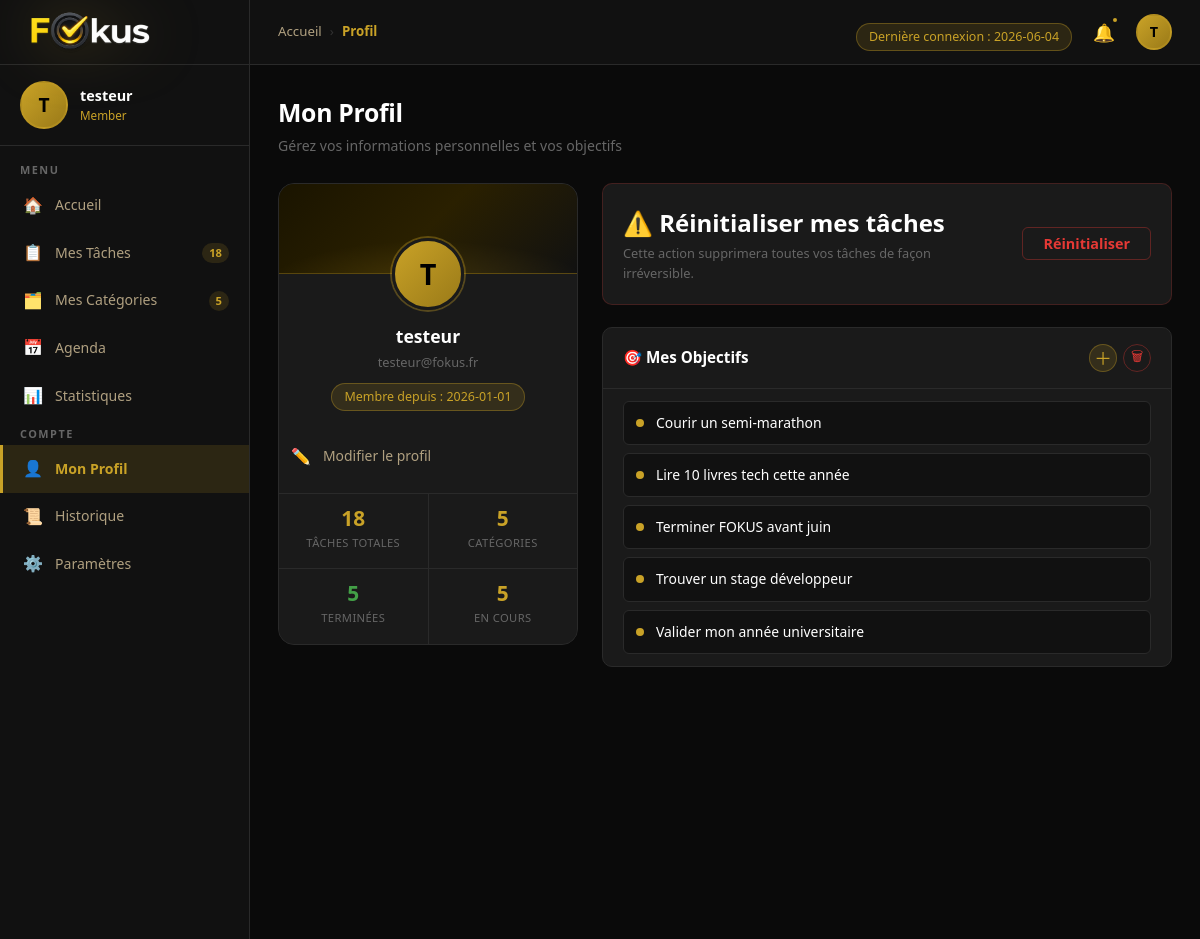
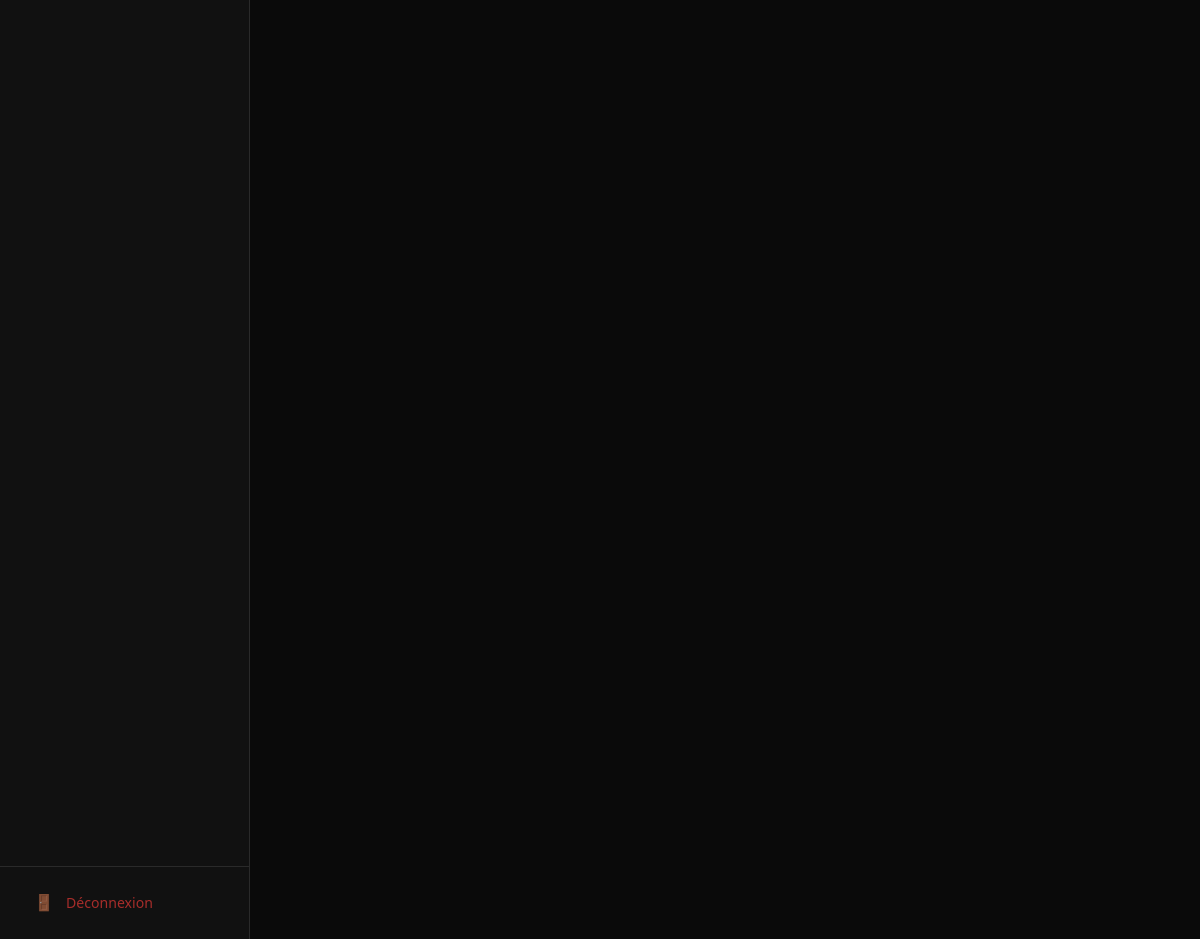
The page /html/profil.php (signed in) on the database its author committed (2 pictures, top to bottom).
### tables this page shows
CREATE TABLE PERSONNE (
    NOM_P           VARCHAR(20) PRIMARY KEY,
    PASSEWORD       VARCHAR(72),
    MAIL            VARCHAR(50),
    LAST_CONNEXION  DATE,
    SIGNIN_DATE     DATE,
    ROLE_P          VARCHAR(10),
    QUESTION        INT,
    REPONSE         VARCHAR(30),
    NB_TACHES       INT DEFAULT 5
);

CREATE TABLE OBJECTIF (
    TITRE_O         VARCHAR(200) PRIMARY KEY,
    UTILISATEUR_O   VARCHAR(20),

    FOREIGN KEY (UTILISATEUR_O)
        REFERENCES PERSONNE(NOM_P)
        ON DELETE CASCADE
        ON UPDATE CASCADE
);

### php/session/data_user.php (called while the page is built, shortened)
<?php
require_once __DIR__ . '/../security.php';
$username = exiger_utilisateur_connecte();
$connexion = getConnexion();
try {
    $req = $connexion->prepare("SELECT * FROM PERSONNE WHERE NOM_P = :nom");
    $req->execute([':nom' => $username]);
    $array = $req->fetch();
    $mail               = $array['MAIL'];
    $signin_date        = $array['SIGNIN_DATE'];
    $last_cnx           = $array['LAST_CONNEXION'];
    $role_p             = $array['ROLE_P'];
    $first_letter       = strtoupper($username[0]);
    $req = $connexion->prepare("SELECT PHOTO FROM PHOTO_PROFIL WHERE UTILISATEUR = :nom");
    $req->execute([':nom' => $username]);
    $row = $req->fetch();
    $photo_profil = ($row && is_string($row['PHOTO'])) ? $row['PHOTO'] : null;
    $req = $connexion->prepare("SELECT COUNT(*) FROM CATEGORIE WHERE UTILISATEUR_C = :nom");
    $req->execute([':nom' => $username]);
    $nb_categories = $req->fetchColumn();
} catch (PDOException $e) {
    gerer_erreur_pdo($e, 'data_user');
}
?>

### php/security.php (called while the page is built, shortened)
<?php
function exiger_utilisateur_connecte(): string
{
    $user = $_SESSION['user'] ?? '';
    $connexion = getConnexion();
    $stmt = $connexion->prepare("SELECT 1 FROM PERSONNE WHERE NOM_P = :user");
    $stmt->execute([':user' => $user]);
    return $user;
}
?>

### php/session/statistiques.php (called while the page is built, shortened)
<?php
require_once  __DIR__ . '/../security.php';
$username = exiger_utilisateur_connecte();
$connexion = getConnexion();
try {
    $req = $connexion->prepare(
        "SELECT
            COUNT(*) as total,
            SUM(STATUT = 'termine')  as termine,
            SUM(STATUT = 'en_cours') as en_cours,
            SUM(STATUT = 'a_faire')  as a_faire,
            SUM(CATEGORIE_T IS NULL) as sans_cat,
            SUM(CATEGORIE_T IS NOT NULL) as avec_cat
         FROM TACHES WHERE UTILISATEUR_T = :nom"
    );
    $req->execute([':nom' => $username]);
    $stats = $req->fetch();
    $nb_taches          = (int)$stats['total'];
    $nb_taches_termines = (int)$stats['termine'];
    $nb_taches_en_cours = (int)$stats['en_cours'];
    $req = $connexion->prepare(
        "SELECT TITRE_O FROM OBJECTIF WHERE UTILISATEUR_O = :nom"
    );
    $req->execute([':nom' => $username]);
    $objectifs = $req->fetchAll();
} catch (PDOException $e) {
    gerer_erreur_pdo($e, 'statistiques');
}
?>

### html/profil.php (the view, shortened to what this page needs)
<?php require_once  __DIR__ . '/../php/session/data_user.php'; ?>
<?php require_once  __DIR__ . '/../php/session/statistiques.php'; ?>
<!doctype html>
<html lang="fr">
  <head>
    <link rel="stylesheet" href="../css/global.css" />
    <link rel="stylesheet" href="../css/profil.css" />
  </head>
  <body>
    <div class="app-layout">
      <aside class="app-sidebar" id="sidebar">
        <a href="dashboard.php" class="sidebar-logo">
          <img src="../image/marque.png" alt="Fokus" class="header-image" />
        </a>
        <a href="profil.php">
          <div class="sidebar-user">
            <div class="avatar">
              <?php if ($photo_profil): ?>
              <img src="<?= htmlspecialchars($photo_profil) ?>"
                  alt="Photo de profil"
                  class="avatar-img" />
            <?php else: ?>
              <div><?= htmlspecialchars($first_letter) ?></div>
            <?php endif; ?>
            </div>
            <div class="user-info">
              <div class="user-name"><?= $username ?></div>
              <div class="user-role"><?= $role_p ?></div>
            </div>
          </div>
        </a>
        <nav class="sidebar-nav">
          <span class="nav-section-label">Menu</span>
          <a href="dashboard.php" class="nav-item">
            <span class="nav-icon">🏠</span> Accueil
          </a>
          <a href="mes-taches.php" class="nav-item">
            <span class="nav-icon">📋</span> Mes Tâches
            <span class="nav-count"><?= $nb_taches ?></span>
          </a>
          <a href="mes-categories.php" class="nav-item">
            <span class="nav-icon">🗂️</span> Mes Catégories
            <span class="nav-count"><?= $nb_categories ?></span>
          </a>
          <a href="agenda.php" class="nav-item">
            <span class="nav-icon">📅</span> Agenda
          </a>
          <a href="statistiques.php" class="nav-item">
            <span class="nav-icon">📊</span> Statistiques
          </a>
          <span class="nav-section-label">Compte</span>
          <a href="profil.php" class="nav-item">
            <span class="nav-icon">👤</span> Mon Profil
          </a>
           <a href="historique.php" class="nav-item">
            <span class="nav-icon">📜</span> Historique
          </a>
          <a href="parametres.php" class="nav-item">
            <span class="nav-icon">⚙️</span> Paramètres
          </a>
        </nav>
        <div class="sidebar-footer">
          <a href="../php/login/logout.php" class="nav-item">
            <span class="nav-icon">🚪</span> Déconnexion
          </a>
        </div>
     </aside>
     <?php
$page_courante = basename($_SERVER['PHP_SELF'], '.php');
$breadcrumbs = [
  'dashboard'      => ['Accueil'],
  'mes-taches'     => ['Accueil', 'Mes tâches'],
  'mes-categories' => ['Accueil', 'Mes catégories'],
  'agenda'         => ['Accueil', 'Agenda'],
  'statistiques'   => ['Accueil', 'Statistiques'],
  'profil'         => ['Accueil', 'Profil'],
  'parametres'     => ['Accueil', 'Paramètres'],
  'terms'          => ['Accueil', 'Conditions d\'utilisation'],
];
$chemin = $breadcrumbs[$page_courante] ?? ['Accueil', ucfirst($page_courante)];
?>
<header class="app-header">
  <nav class="breadcrumb">
    <?php foreach ($chemin as $i => $label): ?>
      <?php if ($i < count($chemin) - 1): ?>
        <a href="dashboard.php"><?= htmlspecialchars($label) ?></a>
        <span class="sep">›</span>
      <?php else: ?>
        <span class="current"><?= htmlspecialchars($label) ?></span>
      <?php endif; ?>
    <?php endforeach; ?>
  </nav>
  <div class="header-right">
    <div class="update-since">Dernière connexion : <?= $last_cnx ?></div>
    <button
      type="button"
      class="notif-btn"
      id="notif-btn"
      aria-label="Notifications"
      onclick="openModal('modal-notification')"
    >
      🔔
      <span class="notif-badge" aria-hidden="true"></span>
    </button>
    <a href="profil.php">
      <div class="avatar" style="width: 36px; height: 36px; font-size: 0.9rem">
      <?php if ($photo_profil): ?>
      <img src="<?= htmlspecialchars($photo_profil) ?>"
          alt="Photo de profil"
          class="avatar-img" />
    <?php else: ?>
      <div><?= htmlspecialchars($first_letter) ?></div>
    <?php endif; ?>
    </div>
    </a>
  </div>
</header>
      <main class="app-main">
        <h1 class="page-title">Mon Profil</h1>
        <p class="page-subtitle">Gérez vos informations personnelles et vos objectifs</p>
        <div class="profil-grid">
          <div>
            <div class="profil-identity">
              <div class="profil-banner"></div>
              <div class="profil-avatar-wrap">
                <div class="profil-avatar" onclick="openModal('modal-photo-profil')" style="cursor:pointer;">
                  <?php if ($photo_profil): ?>
                    <img src="<?= htmlspecialchars($photo_profil) ?>"
                        alt="Photo de profil"
                        class="avatar-img" />
                  <?php else: ?>
                    <div><?= htmlspecialchars($first_letter) ?></div>
                  <?php endif; ?>
                </div>
                <div class="profil-name"><?= htmlspecialchars($username) ?></div>
                <div class="profil-email"><?= htmlspecialchars($mail) ?></div>
                <div class="profil-since">Membre depuis : <?= htmlspecialchars($signin_date) ?></div>
              </div>
              <button class="quick-action" onclick="openModal('modal-modify-profil')">
                <span class="qa-icon">✏️</span> Modifier le profil
              </button>
              <div class="profil-mini-stats">
                <div class="mini-stat">
                  <span class="mini-stat-value"><?= $nb_taches ?></span>
                  <span class="mini-stat-label">Tâches totales</span>
                </div>
                <div class="mini-stat">
                  <span class="mini-stat-value"><?= $nb_categories ?></span>
                  <span class="mini-stat-label">Catégories</span>
                </div>
                <div class="mini-stat">
                  <span class="mini-stat-value" style="color:var(--status-done)"><?= $nb_taches_termines ?></span>
                  <span class="mini-stat-label">Terminées</span>
                </div>
                <div class="mini-stat">
                  <span class="mini-stat-value"><?= $nb_taches_en_cours ?></span>
                  <span class="mini-stat-label">En cours</span>
                </div>
              </div>
            </div>
          </div>
          <div class="profil-right">
            <div class="reinit-card">
              <div class="reinit-text">
                <h2>⚠️ Réinitialiser mes tâches</h2>
                <p>Cette action supprimera toutes vos tâches de façon irréversible.</p>
              </div>
              <button class="btn-danger" onclick="SuppressionTacheAll()">Réinitialiser</button>
            </div>
            <div class="objectifs-card">
              <div class="objectifs-header">
                <div class="objectifs-title">🎯 Mes Objectifs</div>
                <div style="display: flex; gap: 6px; align-items: center;">
                  <button class="btn-add-obj" onclick="openModal('modal-add-objectif')" title="Ajouter">＋</button>
                  <button class="btn-del-obj" onclick="SuppressionObjectifAll()" title="Supprimer tous">🗑</button>
                </div>
              </div>
              <div class="objectifs-list" id="objectifs-list">
                <?php if (empty($objectifs)): ?>
                  <div class="objectif-item">
                    <span class="obj-text" style="opacity:0.5">Aucun objectif pour l'instant.</span>
                  </div>
                <?php else: ?>
                  <?php foreach ($objectifs as $obj): ?>
                    <div class="objectif-item">
                      <span class="obj-bullet"></span>
                      <span class="obj-text"><?= htmlspecialchars($obj['TITRE_O']) ?></span>
                    </div>
                  <?php endforeach; ?>
                <?php endif; ?>
              </div>
            </div>
          </div>
        </div>
      </main>
    </div>
  </body>
</html>

### css/profil.css (style rules this page uses)
.profil-grid { display: grid; grid-template-columns: 300px 1fr; gap: 24px; align-items: start; }
.profil-identity { background: var(--bg-card); border: 1px solid var(--border); border-radius: var(--radius-lg); overflow: hidden; }
.profil-banner { height: 90px; background: linear-gradient(135deg, #1a1400 0%, #2a2000 50%, #111 100%); border-bottom: 1px solid var(--gold-border); position: relative; }
.profil-banner::after { content: ""; position: absolute; inset: 0; background: radial-gradient( ellipse 80% 80% at 50% 120%, rgba(201, 162, 39, 0.18) 0%, transparent 70% ); }
.profil-avatar-wrap { display: flex; flex-direction: column; align-items: center; padding: 0 24px 24px; margin-top: -36px; position: relative; }
.profil-avatar { width: 72px; height: 72px; border-radius: 50%; background: linear-gradient(135deg, var(--gold), var(--gold-dark)); display: flex; align-items: center; justify-content: center; font-size: 1.8rem; font-weight: 800; color: #000; border: 3px solid var(--bg-card); box-shadow: 0 0 0 2px var(--gold-border); text-transform: uppercase; position: relative; z-index: 1; overflow: hidden; }
.profil-name { font-size: 1.1rem; font-weight: 800; color: var(--text-primary); margin-top: 12px; text-align: center; }
.profil-email { font-size: 0.8rem; color: var(--text-muted); text-align: center; margin-top: 2px; }
.profil-since { font-size: 0.78rem; color: var(--gold); text-align: center; margin-top: 10px; background: var(--gold-muted); border: 1px solid var(--gold-border); padding: 3px 12px; border-radius: 20px; }
.profil-mini-stats { display: grid; grid-template-columns: 1fr 1fr; gap: 1px; background: var(--border); border-top: 1px solid var(--border); margin-top: 16px; width: 100%; }
.mini-stat { background: var(--bg-card); padding: 14px; text-align: center; }
.mini-stat-value { display: block; font-size: 1.3rem; font-weight: 800; color: var(--gold); line-height: 1; }
.mini-stat-label { font-size: 0.7rem; color: var(--text-muted); text-transform: uppercase; letter-spacing: 0.4px; margin-top: 3px; }
.quick-action { display: flex; align-items: center; gap: 12px; padding: 10px 12px; border-radius: var(--radius-sm); color: var(--text-secondary); font-size: 0.87rem; font-weight: 500; cursor: pointer; transition: var(--transition); text-decoration: none; border: none; background: none; width: 100%; text-align: left; }
.qa-icon { font-size: 1rem; width: 20px; text-align: center; }
.profil-right { display: flex; flex-direction: column; gap: 22px; }
.objectifs-card { background: var(--bg-card); border: 1px solid var(--border); border-radius: var(--radius-md); overflow: hidden; }
.objectifs-header { display: flex; align-items: center; justify-content: space-between; padding: 16px 20px; border-bottom: 1px solid var(--border); }
.objectifs-title { font-size: 0.95rem; font-weight: 700; color: var(--text-primary); display: flex; align-items: center; gap: 8px; }
.btn-add-obj { width: 28px; height: 28px; border-radius: 50%; background: var(--gold-muted); border: 1px solid var(--gold-border); color: var(--gold); font-size: 1.1rem; cursor: pointer; display: flex; align-items: center; justify-content: center; transition: var(--transition); }
.btn-del-obj { display: inline-flex; align-items: center; justify-content: center; width: 28px !important; height: 28px !important; min-width: 28px; min-height: 28px; background: transparent; color: var(--status-urgent); font-size: 0.85rem; border: 1px solid rgba(229, 57, 53, 0.35); border-radius: 50% !important; cursor: pointer; transition: var(--transition); padding: 0 !important; }
.objectifs-list { padding: 12px 20px; display: flex; flex-direction: column; gap: 8px; }
.objectif-item { display: flex; align-items: center; gap: 12px; padding: 10px 12px; background: var(--bg-secondary); border: 1px solid var(--border); border-radius: var(--radius-sm); transition: var(--transition); }
.obj-bullet { width: 8px; height: 8px; border-radius: 50%; background: var(--gold); flex-shrink: 0; }
.obj-text { flex: 1; font-size: 0.87rem; color: var(--text-primary); }
.reinit-card { background: var(--bg-card); border: 1px solid rgba(229, 57, 53, 0.2); border-radius: var(--radius-md); padding: 20px; display: flex; align-items: center; justify-content: space-between; gap: 20px; }
.reinit-text p { font-size: 0.8rem; color: var(--text-muted); }

### rows shown on the page
personne: ROLE_P "Member", LAST_CONNEXION "2026-06-04", MAIL "testeur@fokus.fr", SIGNIN_DATE "2026-01-01"
objectif: TITRE_O "Courir un semi-marathon"
objectif: TITRE_O "Lire 10 livres tech cette année"
objectif: TITRE_O "Terminer FOKUS avant juin"
objectif: TITRE_O "Trouver un stage développeur"
objectif: TITRE_O "Valider mon année universitaire"

### other values the page prints
$first_letter "T"
$username "testeur"
$nb_taches "18"
$nb_categories "5"
$label "Accueil"
$label "Profil"
$nb_taches_termines "5"
$nb_taches_en_cours "5"
